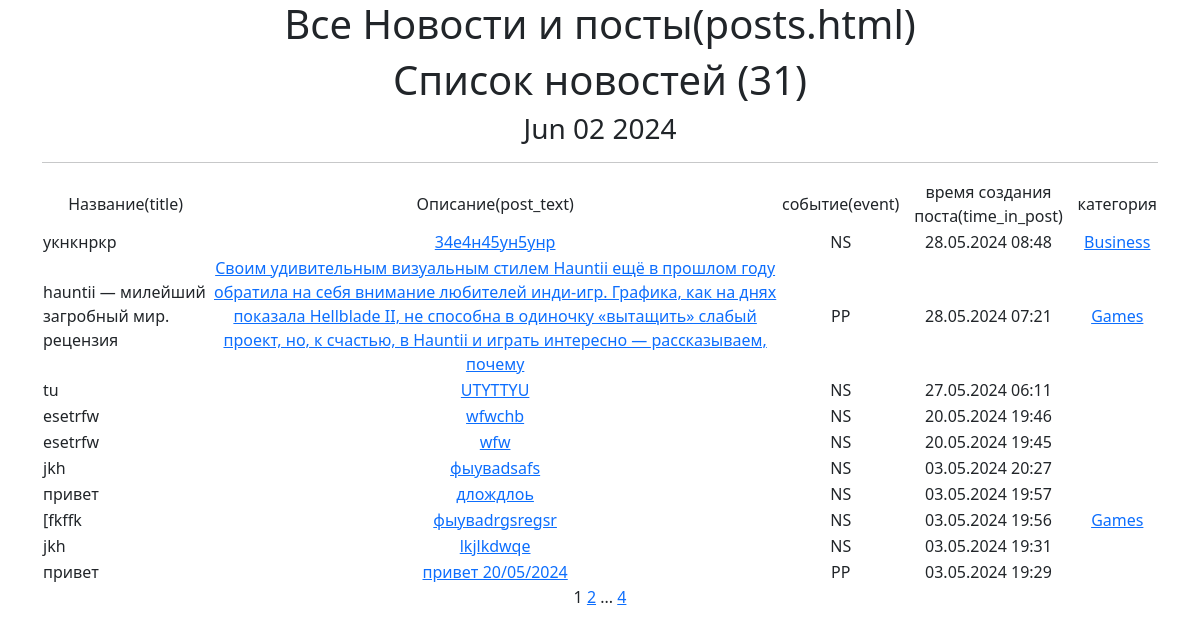
Page /Posts/ on the committed database.
### news/models.py (models this page shows, shortened)
class Post(models.Model):
    news = "NS"
    papers = "PP"
    event_choose = [(news, "Новость"), (papers, "Статья")]
    post_author = models.ForeignKey(Author, on_delete=models.CASCADE)
    categories = models.ManyToManyField(Category, through=PostCategory)
    time_in_post = models.DateTimeField(auto_now_add=True)
    event = models.CharField(choices=event_choose, max_length=2)
    title = models.CharField(max_length=199)
    post_text = models.TextField()
    post_rating = models.IntegerField(default=0)

class Category(models.Model):
   objects = None
   name = models.CharField(max_length=128, unique=True)  # максмиальная длина 128 знаков, уникальное поле
   subscribers = models.ManyToManyField(User, blank=True, related_name='categories')
   def __str__(self):
       return self.name

### news/views.py (the view)
# urls.py: path('', PostsList.as_view()),
class PostsList(ListView):
    model = Post
    ordering = '-time_in_post'
    template_name = 'posts.html'
    context_object_name = 'posts'
    paginate_by = 10  # вот так мы можем указать количество записей на странице
    def get_context_data(self, **kwargs):#get_context_data, позволяет нам получить дополнительные данные, которые будут переданы в шаблон.
        context = super().get_context_data(**kwargs)
        context['news_count'] = self.get_queryset().count()###добавил показывает количество новостей
        context['time_now'] = datetime.utcnow()
        return context

### news/templatetags/custom_filters.py (called while the page is built)
@register.filter(name='censor')
def censor(value):
    for sw in stop_words:
        value = value.lower().replace(sw.lower(), '...')
    return value

@register.filter(name='preview')
def preview(value):
    if len(value) > 50:
        return value[:51] + '...'
    else:
        return value

### templates/posts.html (shortened to what this page needs)
{% extends 'flatpages/default.html' %}
{% load custom_filters %}!
{% block content %}
   <h1>Все Новости и посты(posts.html)</h1>
    <h1>Список новостей ({{ news_count }})</h1>
   <h3>{{ time_now|date:'M d Y' }}</h3>
   <hr>
    {% if posts %}
       <table>
           <tr>
               <td>Название(title)</td>
               <td>Описание(post_text)</td>
               <td>событие(event)</td>
               <td>время создания поста(time_in_post)</td>
               <td>категория</td>
           </tr>{% for post in posts %}<tr>
              <td align="left">{{ post.title|censor|preview }}</td>
              <td><a href="{% url 'posts_detail' post.pk %}">{{ post.post_text }}</a></td>
               <td>{{ post.event }}</td>
               <td>{{ post.time_in_post|date:'d.m.Y H:i' }}</td>
               <td>{% for category in post.categories.all %}
                   <a href="{% url 'categories' category.id%}"> {{category }}</a>
                   {% endfor %}
                </td>
		   </tr>
		   {% endfor %}
       </table>
   {% else %}
       <h2>новостей нет!</h2>
   {% endif %}
   {{ page_obj.number }}
   {% if page_obj.has_next %}
       <a href="?page={{ page_obj.next_page_number }}">{{ page_obj.next_page_number }}</a>
       {% if paginator.num_pages != page_obj.next_page_number %}
           ...
           <a href="?page={{ page_obj.paginator.num_pages }}">{{ page_obj.paginator.num_pages }}</a>
       {% endif %}
   {% endif %}
{% endblock content %}

### rows in the picture
Post: title|censor "укнкнркр", post_text "34е4н45ун5унр", event "NS", time_in_post "28.05.2024 08:48"
Category: name "Business"
Post: title|censor "hauntii — милейший загробный мир. рецензия", post_text "Своим удивительным визуальным стилем Hauntii ещё в прошлом году обратила на себя внимание любителей инди-игр. Графика, как на днях показала Hellblade II, не способна в одиночку «вытащить» слабый проект, но, к счастью, в Hauntii и играть интересно — рассказываем, почему", event "PP", time_in_post "28.05.2024 07:21"
Category: name "Games"
Post: title|censor "tu", post_text "UTYTTYU", event "NS", time_in_post "27.05.2024 06:11"
Post: title|censor "esetrfw", post_text "wfwchb", event "NS", time_in_post "20.05.2024 19:46"
Post: title|censor "esetrfw", post_text "wfw", event "NS", time_in_post "20.05.2024 19:45"
Post: title|censor "jkh", post_text "фыуваdsafs", event "NS", time_in_post "03.05.2024 20:27"
Post: title|censor "привет", post_text "длождлоь", event "NS", time_in_post "03.05.2024 19:57"
Post: title|censor "[fkffk", post_text "фыуваdrgsregsr", event "NS", time_in_post "03.05.2024 19:56"
Post: title|censor "jkh", post_text "lkjlkdwqe", event "NS", time_in_post "03.05.2024 19:31"
Post: title|censor "привет", post_text "привет 20/05/2024", event "PP", time_in_post "03.05.2024 19:29"

### other values in the picture
{{ news_count }} "31"
{{ time_now|date:'M d Y' }} "Jun 02 2024"
{{ page_obj.number }} "1"
{{ page_obj.next_page_number }} "2"
{{ page_obj.paginator.num_pages }} "4"
